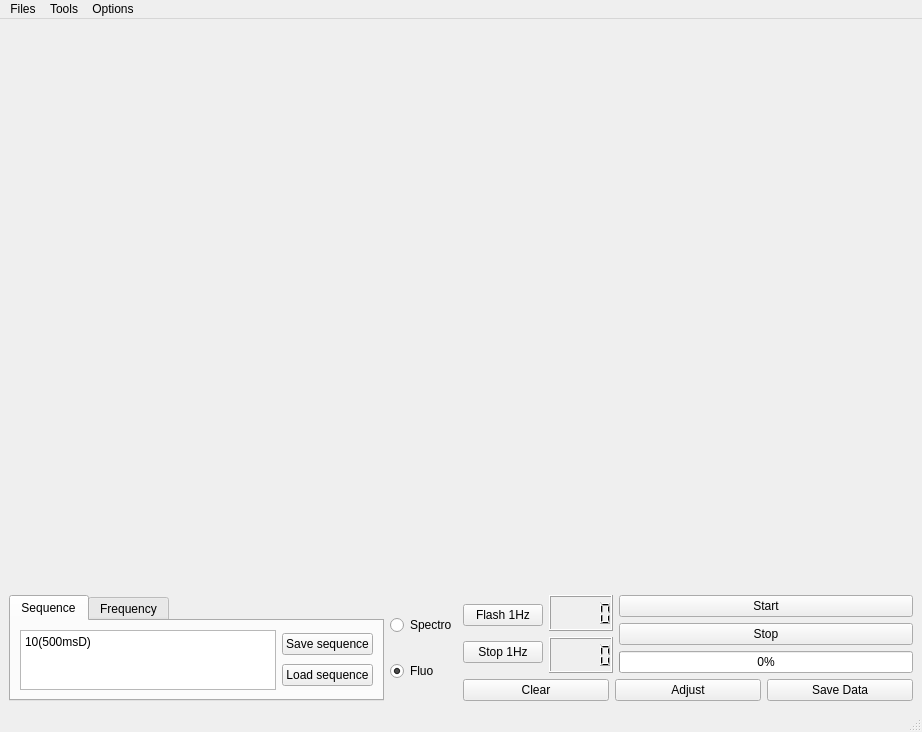
<?xml version="1.0" encoding="UTF-8"?>
<ui version="4.0">
 <class>MainWindow</class>
 <widget class="QMainWindow" name="MainWindow">
  <property name="windowModality">
   <enum>Qt::NonModal</enum>
  </property>
  <property name="enabled">
   <bool>true</bool>
  </property>
  <property name="geometry">
   <rect>
    <x>0</x>
    <y>0</y>
    <width>922</width>
    <height>732</height>
   </rect>
  </property>
  <property name="sizePolicy">
   <sizepolicy hsizetype="Expanding" vsizetype="Expanding">
    <horstretch>0</horstretch>
    <verstretch>0</verstretch>
   </sizepolicy>
  </property>
  <property name="maximumSize">
   <size>
    <width>16777215</width>
    <height>16777215</height>
   </size>
  </property>
  <property name="windowTitle">
   <string>MainWindow</string>
  </property>
  <widget class="QWidget" name="centralwidget">
   <layout class="QVBoxLayout" name="verticalLayout_7">
    <item>
     <layout class="QVBoxLayout" name="verticalLayout_6">
      <property name="spacing">
       <number>0</number>
      </property>
      <item>
       <widget class="QWidget" name="graphWidget" native="true">
        <property name="minimumSize">
         <size>
          <width>0</width>
          <height>400</height>
         </size>
        </property>
        <property name="maximumSize">
         <size>
          <width>16777215</width>
          <height>16770000</height>
         </size>
        </property>
       </widget>
      </item>
     </layout>
    </item>
    <item>
     <layout class="QHBoxLayout" name="horizontalLayout_5">
      <item>
       <widget class="QTabWidget" name="tabWidget">
        <property name="sizePolicy">
         <sizepolicy hsizetype="Minimum" vsizetype="Maximum">
          <horstretch>0</horstretch>
          <verstretch>0</verstretch>
         </sizepolicy>
        </property>
        <property name="minimumSize">
         <size>
          <width>0</width>
          <height>100</height>
         </size>
        </property>
        <property name="maximumSize">
         <size>
          <width>16777215</width>
          <height>100000</height>
         </size>
        </property>
        <property name="currentIndex">
         <number>0</number>
        </property>
        <widget class="QWidget" name="plainTextEdit">
         <attribute name="title">
          <string>Sequence</string>
         </attribute>
         <layout class="QHBoxLayout" name="horizontalLayout">
          <item>
           <widget class="QPlainTextEdit" name="text_sequence">
            <property name="plainText">
             <string>10(500msD)</string>
            </property>
           </widget>
          </item>
          <item>
           <layout class="QVBoxLayout" name="verticalLayout">
            <item>
             <widget class="QPushButton" name="save_sequence">
              <property name="text">
               <string>Save sequence</string>
              </property>
             </widget>
            </item>
            <item>
             <widget class="QPushButton" name="load_sequence">
              <property name="text">
               <string>Load sequence</string>
              </property>
             </widget>
            </item>
           </layout>
          </item>
         </layout>
        </widget>
        <widget class="QWidget" name="tab_3">
         <attribute name="title">
          <string>Frequency</string>
         </attribute>
         <layout class="QHBoxLayout" name="horizontalLayout_4">
          <item>
           <layout class="QGridLayout" name="gridLayout_2">
            <item row="0" column="0">
             <widget class="QLabel" name="label">
              <property name="text">
               <string>Frequencey (Hz)</string>
              </property>
             </widget>
            </item>
            <item row="0" column="1">
             <widget class="QSpinBox" name="text_frequency">
              <property name="maximum">
               <number>30000</number>
              </property>
              <property name="value">
               <number>10</number>
              </property>
             </widget>
            </item>
            <item row="1" column="0">
             <widget class="QLabel" name="label_2">
              <property name="text">
               <string>Number of points</string>
              </property>
             </widget>
            </item>
            <item row="1" column="1">
             <widget class="QSpinBox" name="text_nbr_of_points">
              <property name="minimum">
               <number>1</number>
              </property>
              <property name="maximum">
               <number>30000</number>
              </property>
              <property name="value">
               <number>10</number>
              </property>
             </widget>
            </item>
           </layout>
          </item>
         </layout>
        </widget>
       </widget>
      </item>
      <item>
       <layout class="QVBoxLayout" name="verticalLayout_8">
        <item>
         <widget class="QRadioButton" name="spectro_button">
          <property name="text">
           <string>Spectro</string>
          </property>
         </widget>
        </item>
        <item>
         <widget class="QRadioButton" name="fluo_button">
          <property name="text">
           <string>Fluo</string>
          </property>
          <property name="checked">
           <bool>true</bool>
          </property>
         </widget>
        </item>
       </layout>
      </item>
      <item>
       <layout class="QVBoxLayout" name="verticalLayout_5">
        <item>
         <layout class="QHBoxLayout" name="horizontalLayout_2">
          <item>
           <layout class="QVBoxLayout" name="verticalLayout_4">
            <property name="sizeConstraint">
             <enum>QLayout::SetMaximumSize</enum>
            </property>
            <item>
             <widget class="QPushButton" name="start_continues_flash">
              <property name="text">
               <string>Flash 1Hz</string>
              </property>
             </widget>
            </item>
            <item>
             <widget class="QPushButton" name="stop_continues_flash">
              <property name="text">
               <string>Stop 1Hz</string>
              </property>
             </widget>
            </item>
           </layout>
          </item>
          <item>
           <layout class="QVBoxLayout" name="verticalLayout_3">
            <property name="sizeConstraint">
             <enum>QLayout::SetNoConstraint</enum>
            </property>
            <item>
             <widget class="QLCDNumber" name="reference_value"/>
            </item>
            <item>
             <widget class="QLCDNumber" name="measuring_value"/>
            </item>
           </layout>
          </item>
          <item>
           <layout class="QVBoxLayout" name="verticalLayout_2">
            <item>
             <widget class="QPushButton" name="start_button">
              <property name="text">
               <string>Start</string>
              </property>
             </widget>
            </item>
            <item>
             <widget class="QPushButton" name="stop_button">
              <property name="text">
               <string>Stop</string>
              </property>
             </widget>
            </item>
            <item>
             <widget class="QProgressBar" name="progress_bar">
              <property name="maximumSize">
               <size>
                <width>1600000</width>
                <height>16777215</height>
               </size>
              </property>
              <property name="value">
               <number>0</number>
              </property>
             </widget>
            </item>
           </layout>
          </item>
         </layout>
        </item>
        <item>
         <layout class="QHBoxLayout" name="horizontalLayout_3">
          <item>
           <widget class="QPushButton" name="clear_button">
            <property name="text">
             <string>Clear</string>
            </property>
           </widget>
          </item>
          <item>
           <widget class="QPushButton" name="adjust_button">
            <property name="text">
             <string>Adjust</string>
            </property>
           </widget>
          </item>
          <item>
           <widget class="QPushButton" name="save_data_button">
            <property name="text">
             <string>Save Data</string>
            </property>
           </widget>
          </item>
         </layout>
        </item>
       </layout>
      </item>
     </layout>
    </item>
   </layout>
  </widget>
  <widget class="QStatusBar" name="statusbar">
   <property name="sizePolicy">
    <sizepolicy hsizetype="Preferred" vsizetype="Preferred">
     <horstretch>0</horstretch>
     <verstretch>0</verstretch>
    </sizepolicy>
   </property>
  </widget>
  <widget class="QMenuBar" name="menubar">
   <property name="geometry">
    <rect>
     <x>0</x>
     <y>0</y>
     <width>922</width>
     <height>21</height>
    </rect>
   </property>
   <widget class="QMenu" name="menuFiles">
    <property name="title">
     <string>Files</string>
    </property>
   </widget>
   <widget class="QMenu" name="menuTools">
    <property name="title">
     <string>Tools</string>
    </property>
   </widget>
   <widget class="QMenu" name="menuOptions">
    <property name="title">
     <string>Options</string>
    </property>
   </widget>
   <addaction name="menuFiles"/>
   <addaction name="menuTools"/>
   <addaction name="menuOptions"/>
  </widget>
 </widget>
 <resources/>
 <connections/>
</ui>
